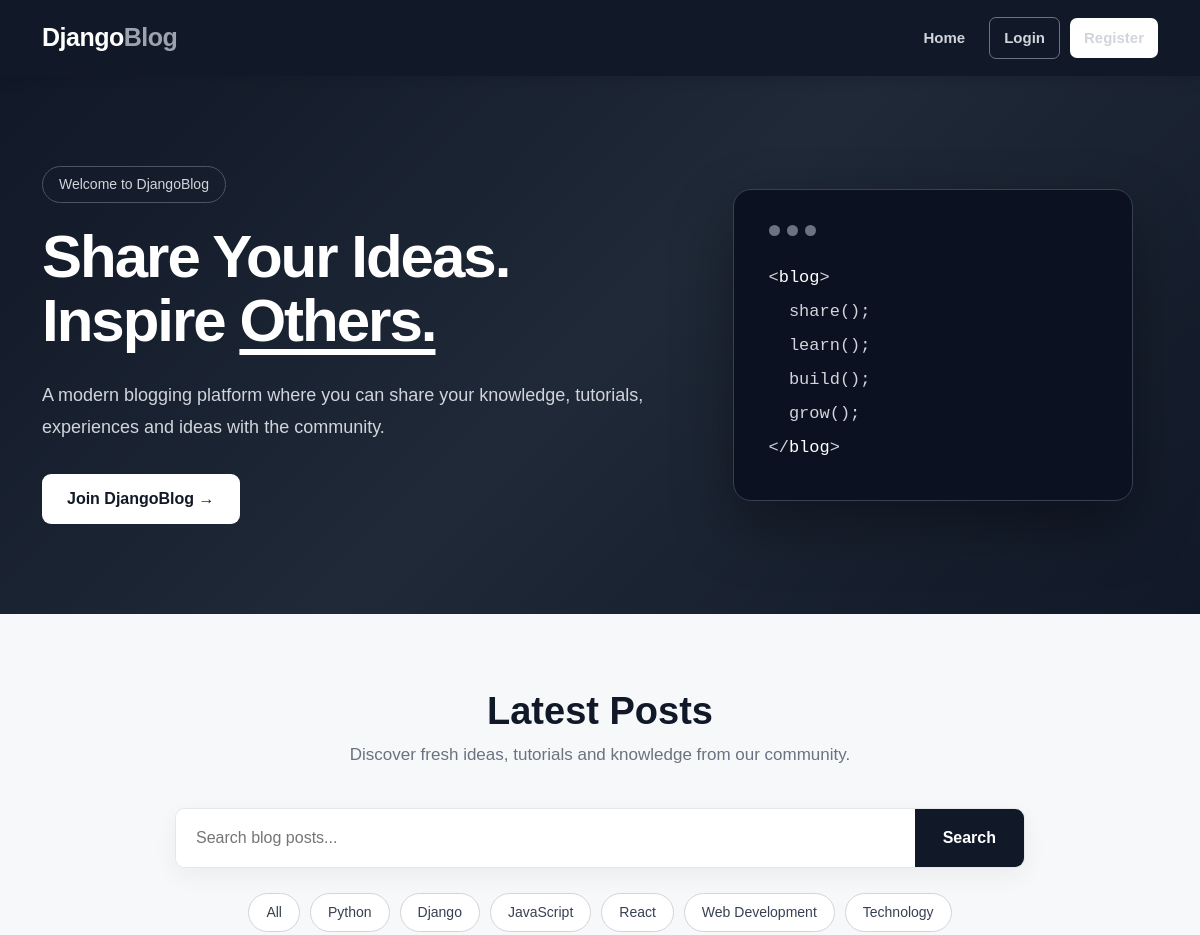
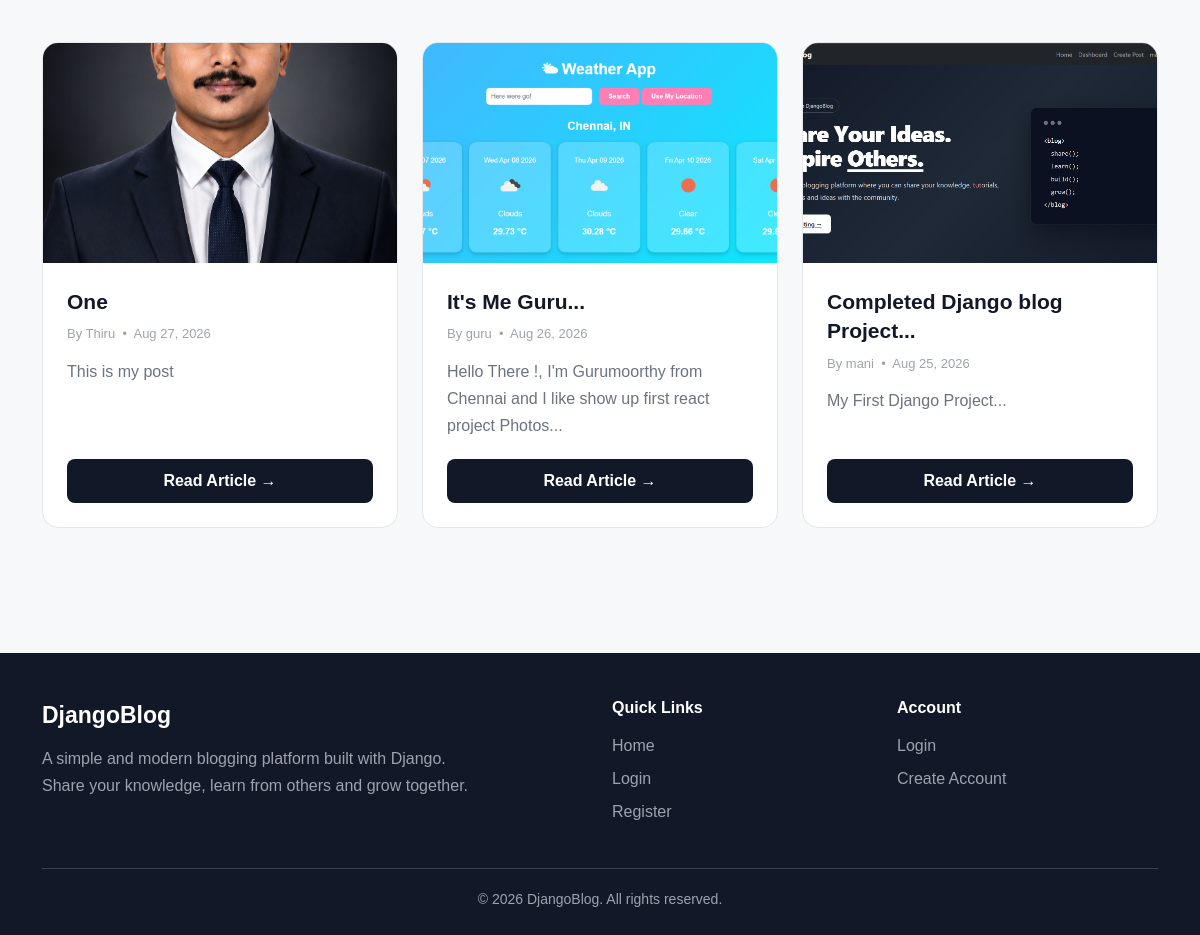
The page / on the database its author committed (2 pictures, top to bottom).
### blog/models.py (models this page shows, shortened)
class Category(models.Model):
    name = models.CharField(max_length=100)
    slug = models.SlugField(unique=True)

class Post(models.Model):
    title = models.CharField(max_length=200)
    slug = models.SlugField(unique=True)
    author = models.ForeignKey(
        User,
        on_delete=models.CASCADE
    )
    category = models.ForeignKey(
        Category,
        on_delete=models.SET_NULL,
        null=True,
        blank=True
    )
    content = models.TextField()
    image = models.ImageField(
        upload_to="posts/",
        blank=True,
        null=True
    )
    created_at = models.DateTimeField(
        auto_now_add=True
    )
    updated_at = models.DateTimeField(
        auto_now=True
    )
    class Meta:
        ordering = ["-created_at"]

### blog/views.py (the view)
# urls.py: 2. Add a URL to urlpatterns:  path('', views.home, name='home')
def home(request):
    posts = Post.objects.all().order_by("-created_at")
    categories = Category.objects.all()
    query = request.GET.get("q", "").strip()
    if query:
        posts = posts.filter(
            title__icontains=query
        )
    paginator = Paginator(posts, 6)
    page_number = request.GET.get("page")
    page_obj = paginator.get_page(page_number)
    return render(
        request,
        "blog/home.html",
        {
            "posts": page_obj,
            "categories": categories,
            "query": query,
        }
    )

### blog/templates/blog/home.html (shortened to what this page needs)
{% extends "blog/base.html" %}
{% block content %}
<div class="home-page">
    <section class="home-hero">
        <div class="container">
            <div class="row align-items-center">
                <div class="col-lg-7">
                    <div class="home-hero-content">
                        <span class="hero-small-text">
                            Welcome to DjangoBlog
                        </span>
                        <h1>
                            Share Your Ideas.
                            <br>
                            Inspire <span>Others.</span>
                        </h1>
                        <p>
                            A modern blogging platform where you
                            can share your knowledge, tutorials,
                            experiences and ideas with the community.
                        </p>
                        {% if user.is_authenticated %}
                            <a
                                href="{% url 'create_post' %}"
                                class="hero-button">
                                Start Writing →
                            </a>
                        {% else %}
                            <a
                                href="{% url 'register' %}"
                                class="hero-button">
                                Join DjangoBlog →
                            </a>
                        {% endif %}
                    </div>
                </div>
                <div class="col-lg-5">
                    <div class="code-box">
                        <div class="code-top">
                            <span class="code-dot"></span>
                            <span class="code-dot"></span>
                            <span class="code-dot"></span>
                        </div>
                        <div class="code-content">
                            <div>
                                &lt;<span class="code-keyword">blog</span>&gt;
                            </div>
                            <div>
                                &nbsp;&nbsp;share();
                            </div>
                            <div>
                                &nbsp;&nbsp;learn();
                            </div>
                            <div>
                                &nbsp;&nbsp;build();
                            </div>
                            <div>
                                &nbsp;&nbsp;grow();
                            </div>
                            <div>
                                &lt;/<span class="code-keyword">blog</span>&gt;
                            </div>
                        </div>
                    </div>
                </div>
            </div>
        </div>
    </section>
    <section class="posts-section">
        <div class="container">
            <div class="section-heading">
                <h2>
                    Latest Posts
                </h2>
                <p>
                    Discover fresh ideas, tutorials and
                    knowledge from our community.
                </p>
            </div>
            <div class="home-search">
                <form method="GET">
                    <input
                        type="text"
                        name="q"
                        value="{{ query|default:'' }}"
                        placeholder="Search blog posts..."
                    >
                    <button type="submit">
                        Search
                    </button>
                </form>
            </div>
            <div class="category-list">
                <a
                    href="{% url 'home' %}"
                    class="category-item">
                    All
                </a>
                {% for category in categories %}
                    <a
                        href="{% url 'home' %}?category={{ category.slug }}"
                        class="category-item">
                        {{ category.name }}
                    </a>
                {% endfor %}
            </div>
            <div class="row g-4">
                {% for post in posts %}
                    <div class="col-md-6 col-lg-4">
                        <article class="post-card">
                            {% if post.image %}
                                <img
                                    src="{{ post.image.url }}"
                                    alt="{{ post.title }}"
                                    class="post-image"
                                >
                            {% else %}
                                <div class="no-image">
                                    ✍
                                </div>
                            {% endif %}
                            <div class="post-content">
                                <h3 class="post-title">
                                    {{ post.title }}
                                </h3>
                                <div class="post-meta">
                                    By
                                    {{ post.author.username }}
                                    &nbsp;•&nbsp;
                                    {{ post.created_at|date:"M d, Y" }}
                                </div>
                                <p class="post-description">
                                    {{ post.content|truncatewords:25 }}
                                </p>
                                <a
                                    href="#"
                                    class="read-button">
                                    Read Article →
                                </a>
                            </div>
                        </article>
                    </div>
                {% endfor %}
            </div>
        </div>
    </section>
</div>
{% endblock %}

### blog/templates/blog/base.html (shortened to what this page needs)
{% load static %}
<!DOCTYPE html>
<html lang="en">
<head>
    <link
        href="https://cdn.jsdelivr.net/npm/bootstrap@5.3.3/dist/css/bootstrap.min.css"
        rel="stylesheet"
    >
    <link
        rel="stylesheet"
        href="https://cdn.jsdelivr.net/npm/bootstrap-icons@1.11.3/font/bootstrap-icons.min.css"
    >
</head>
<body>
    <nav class="navbar navbar-expand-lg main-navbar">
        <div class="container">
            <a
                class="navbar-brand"
                href="{% url 'home' %}">
                Django<span>Blog</span>
            </a>
            <div
                class="collapse navbar-collapse"
                id="mainNavbar">
                <ul class="navbar-nav ms-auto">
                    <li class="nav-item">
                        <a
                            class="nav-link"
                            href="{% url 'home' %}">
                            Home
                        </a>
                    </li>
                    {% if user.is_authenticated %}
                        <li class="nav-item">
                            <a
                                class="nav-link"
                                href="{% url 'dashboard' %}">
                                Dashboard
                            </a>
                        </li>
                        <li class="nav-item">
                            <a
                                class="nav-link nav-create"
                                href="{% url 'create_post' %}">
                                + Create Post
                            </a>
                        </li>
                        <li class="nav-item">
                            <a
                                class="nav-link"
                                href="{% url 'profile' %}">
                                Profile
                            </a>
                        </li>
                        <li class="nav-item">
                            <a
                                class="nav-link nav-login"
                                href="{% url 'logout' %}">
                                Logout
                            </a>
                        </li>
                    {% else %}
                        <li class="nav-item">
                            <a
                                class="nav-link nav-login"
                                href="{% url 'login' %}">
                                Login
                            </a>
                        </li>
                        <li class="nav-item">
                            <a
                                class="nav-link nav-register"
                                href="{% url 'register' %}">
                                Register
                            </a>
                        </li>
                    {% endif %}
                </ul>
            </div>
        </div>
    </nav>
    <main class="main-content">
        {% block content %}
        {% endblock %}
    </main>
    <footer class="main-footer">
        <div class="container">
            <div class="row g-4">
                <div class="col-lg-6">
                    <div class="footer-brand">
                        DjangoBlog
                    </div>
                    <p class="footer-text">
                        A simple and modern blogging platform
                        built with Django. Share your knowledge,
                        learn from others and grow together.
                    </p>
                </div>
                <div class="col-sm-6 col-lg-3">
                    <h6 class="text-white fw-bold mb-3">
                        Quick Links
                    </h6>
                    <ul class="footer-links">
                        <li>
                            <a href="{% url 'home' %}">
                                Home
                            </a>
                        </li>
                        {% if user.is_authenticated %}
                            <li>
                                <a href="{% url 'dashboard' %}">
                                    Dashboard
                                </a>
                            </li>
                            <li>
                                <a href="{% url 'profile' %}">
                                    Profile
                                </a>
                            </li>
                            <li>
                                <a href="{% url 'create_post' %}">
                                    Create Post
                                </a>
                            </li>
                        {% else %}
                            <li>
                                <a href="{% url 'login' %}">
                                    Login
                                </a>
                            </li>
                            <li>
                                <a href="{% url 'register' %}">
                                    Register
                                </a>
                            </li>
                        {% endif %}
                    </ul>
                </div>
                <div class="col-sm-6 col-lg-3">
                    <h6 class="text-white fw-bold mb-3">
                        Account
                    </h6>
                    <ul class="footer-links">
                        {% if user.is_authenticated %}
                            <li>
                                <a href="{% url 'profile' %}">
                                    My Profile
                                </a>
                            </li>
                            <li>
                                <a href="{% url 'dashboard' %}">
                                    My Dashboard
                                </a>
                            </li>
                            <li>
                                <a href="{% url 'logout' %}">
                                    Logout
                                </a>
                            </li>
                        {% else %}
                            <li>
                                <a href="{% url 'login' %}">
                                    Login
                                </a>
                            </li>
                            <li>
                                <a href="{% url 'register' %}">
                                    Create Account
                                </a>
                            </li>
                        {% endif %}
                    </ul>
                </div>
            </div>
            <div class="footer-bottom">
                © {% now "Y" %} DjangoBlog.
                All rights reserved.
            </div>
        </div>
    </footer>
</body>
</html>

### rows shown on the page
Category: name "Python"
Category: name "Django"
Category: name "JavaScript"
Category: name "React"
Category: name "Web Development"
Category: name "Technology"
Post: image (picture), title "One", author.username "Thiru", created_at "Aug 27, 2026", content "This is my post"
Post: image (picture), title "It's Me Guru...", author.username "guru", created_at "Aug 26, 2026", content "Hello There !, I'm Gurumoorthy from Chennai and I like show up first react project Photos..."
Post: image (picture), title "Completed Django blog Project...", author.username "mani", created_at "Aug 25, 2026", content "My First Django Project..."
